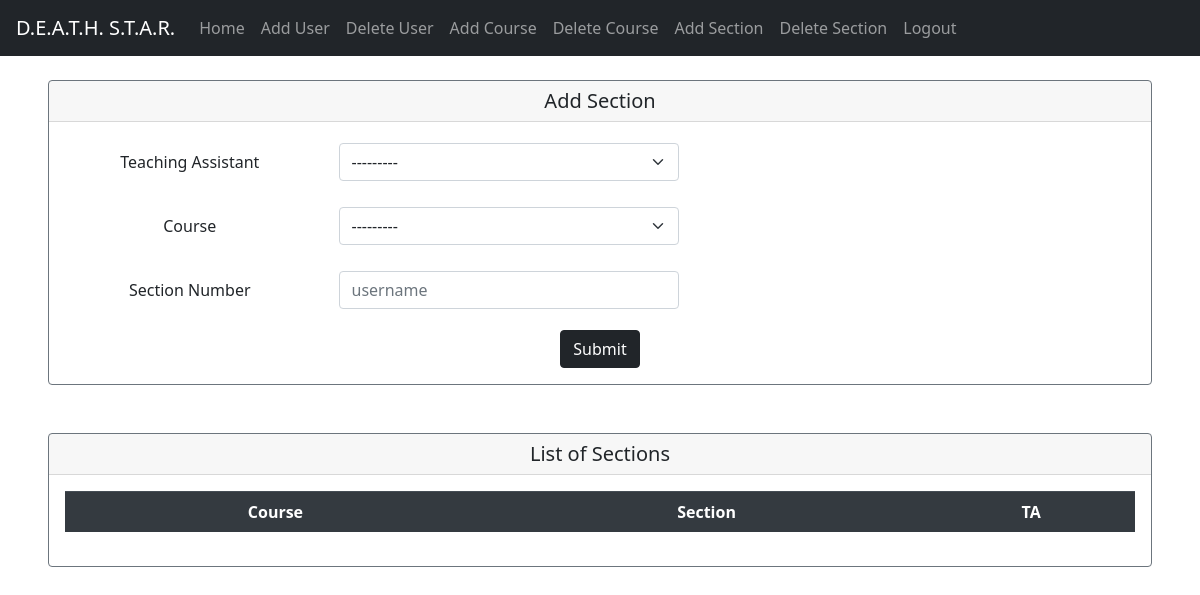
Before: /sections/ (signed in) with the older database file.
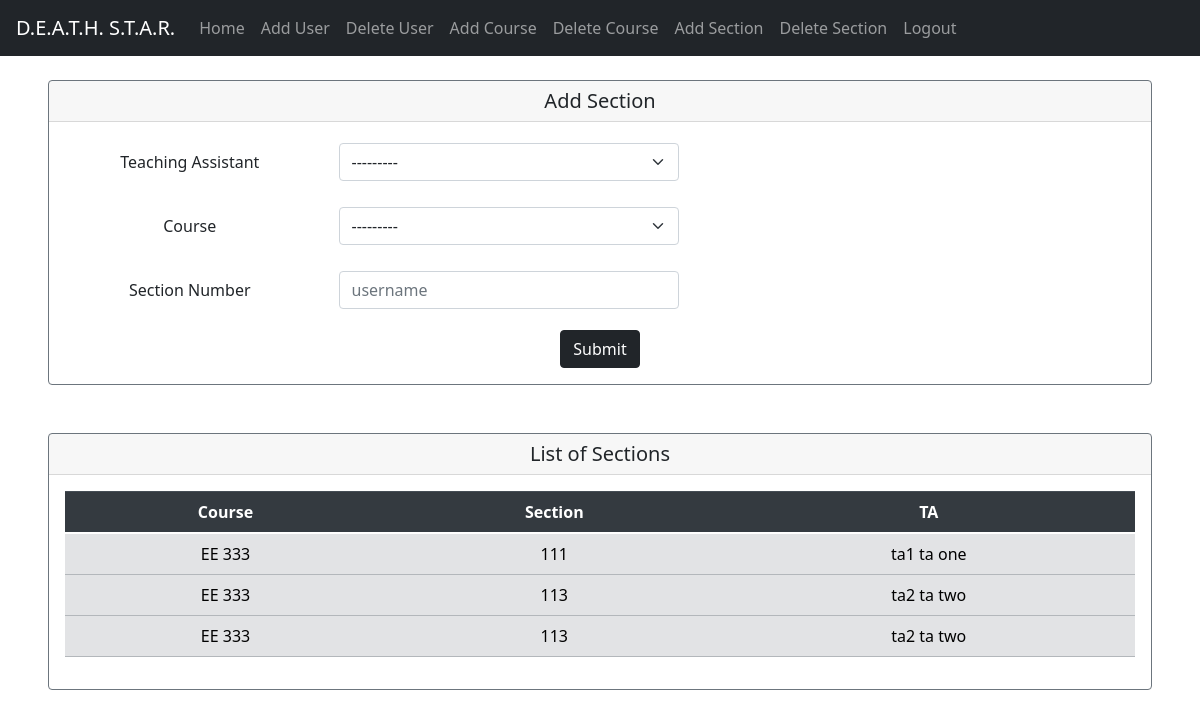
After: the same page with the newer database file.
### CS351_Project/models.py (models this page shows, shortened)
class Section(models.Model):
    teachingAssistant = models.ForeignKey(TA, on_delete=models.CASCADE, null=True)
    course = models.ForeignKey(to="Course", on_delete=models.CASCADE)
    section_num = models.CharField(max_length=3)

class Course(models.Model):
    instructor = models.ForeignKey(Instructor, on_delete=models.CASCADE, null=True)
    department = models.CharField(max_length=20)
    course_num = models.CharField(max_length=3)
    def __str__(self):
        return self.department + " " + self.course_num

class TA(models.Model):
    user = models.OneToOneField(User, on_delete=models.CASCADE, primary_key=True)
    phone_number = models.CharField(max_length=20, default="", null=True)
    office_hour = models.CharField(max_length=20, default="", null=True)
    office_number = models.CharField(max_length=20, default="", null=True)
    office_location = models.CharField(max_length=20, default="", null=True)
    def __str__(self):
        return self.user.first_name + " " + self.user.last_name

### CS351_Project/views.py (the view, shortened to what this page needs)
# urls.py: path('sections/', Sections.as_view()),
@method_decorator(decorators, name='get')
class Sections(View):
    def get(self, request):
        if not request.user.is_superuser:
            return redirect("/home/")
        form = SectionsForm()
        sections = Section.objects.all()
        return render(request, 'sections.html', {"form": form, "sections": sections})

### CS351_Project/forms.py
class SectionsForm(forms.Form):
    teaching_assistant = forms.ModelChoiceField(queryset=TA.objects.all(),
                                                widget=forms.Select(attrs={'class': 'form-select', })
                                                )
    course = forms.ModelChoiceField(queryset=Course.objects.all(),
                                    widget=forms.Select(attrs={'class': 'form-select', })
                                    )
    section_number = forms.CharField(max_length=3,
                                     widget=forms.TextInput(
                                         attrs={
                                             'class': 'form-control',
                                             'placeholder': 'username',
                                         }
                                     )
                                     )

### templates/sections.html (shortened to what this page needs)
{% extends 'base.html' %}
{% block content %}
    <head>
        <link href="https://cdn.jsdelivr.net/npm/bootstrap@5.0.0-beta1/dist/css/bootstrap.min.css"
              rel="stylesheet">
    </head>
    <div class="card border-secondary text-center mr-5 ml-5">
        <h5 class="card-header">Add Section</h5>
        <div class="card-body">
            <form method="post">
                <div class="form-group row pad">
                    <label for="id_teaching_assistant" class="col-sm-3 col-form-label">Teaching Assistant</label>
                    <div class="col-sm-4">
                        <div class="md-form mt-0">
                            {{ form.teaching_assistant }}
                        </div>
                    </div>
                </div>
                <div class="form-group row pad">
                    <label for="id_course" class="col-sm-3 col-form-label">Course</label>
                    <div class="col-sm-4">
                        <div class="md-form mt-0">
                            {{ form.course }}
                        </div>
                    </div>
                </div>
                <div class="form-group row pad">
                    <label for="id_section_number" class="col-sm-3 col-form-label">Section Number</label>
                    <div class="col-sm-4">
                        <div class="md-form mt-0">
                            {{ form.section_number}}
                        </div>
                    </div>
                </div>
                <div class="col text-center">
                    <input class="btn btn-dark " type="submit", name="addSection">
                </div>
            </form>
        </div>
    </div>
    <br/>
    <br>
    <div class="card border-secondary text-center mr-5 ml-5 ">
        <h5 class="card-header">
            List of Sections
        </h5>
        <div class="card-body">
            <table class="table table-hover">
                <thead class="thead-dark">
                    <tr>
                        <th scope="col">Course</th>
                        <th scope="col">Section</th>
                        <th scope="col">TA</th>
                    </tr>
                </thead>
                <tbody>
                    {% for i in sections %}
                        <tr class="table-secondary">
                            <td>{{ i.course }}</td>
                            <td>{{ i.section_num }}</td>
                            <td>{{ i.teachingAssistant }}</td>
                        </tr>
                    {% endfor %}
                </tbody>
            </table>
        </div>
    </div>
{% endblock %}

### templates/base.html (shortened to what this page needs)
<!DOCTYPE html>
<html>
<head>
    {%  load static %}
    <link rel="stylesheet" href="https://stackpath.bootstrapcdn.com/bootstrap/4.3.1/css/bootstrap.min.css">
</head>
<body>
  <main>
        <header>
            <nav class="navbar navbar-expand-lg navbar-dark bg-dark">
                <a class="navbar-brand" href="#">D.E.A.T.H. S.T.A.R.</a>
                    <ul class="navbar-nav">
                            <li class="nav-item"><a class="nav-link" href="/home">Home</a></li>
                        {% if user.is_superuser %}
                            <li class="nav-item"><a class="nav-link" href="/adduser">Add User</a></li>
                        {% endif %}
                        {% if user.is_superuser %}
                            <li class="nav-item"><a class="nav-link" href="/deluser">Delete User</a></li>
                        {% endif %}
                        {% if user.is_superuser %}
                            <li class="nav-item"><a class="nav-link" href="/courses">Add Course</a></li>
                        {% endif %}
                        {% if user.is_superuser %}
                            <li class="nav-item"><a class="nav-link" href="/delcourse">Delete Course</a></li>
                        {% endif %}
                        {% if user.is_superuser %}
                            <li class="nav-item"><a class="nav-link" href="/sections">Add Section</a></li>
                        {% endif %}
                        {% if user.is_superuser %}
                            <li class="nav-item"><a class="nav-link" href="/delsection">Delete Section</a></li>
                        {% endif %}
                        <li class="nav-item"><a class="nav-link" href="..">Logout</a></li>
                    </ul>
            </nav>
        </header>
    <br>
    {% block content %}
    {% endblock %}
  </main>
</body>
</html>

### templates/sections.html (style rules this page uses)
.pad { padding-top: 5px; padding-bottom: 5px; }

Changed rows visible on the page:
added Section: course "EE 333", section_num "111", teachingAssistant "ta1 ta one"
added Section: course "EE 333", section_num "113", teachingAssistant "ta2 ta two"
added Section: course "EE 333", section_num "113", teachingAssistant "ta2 ta two"
